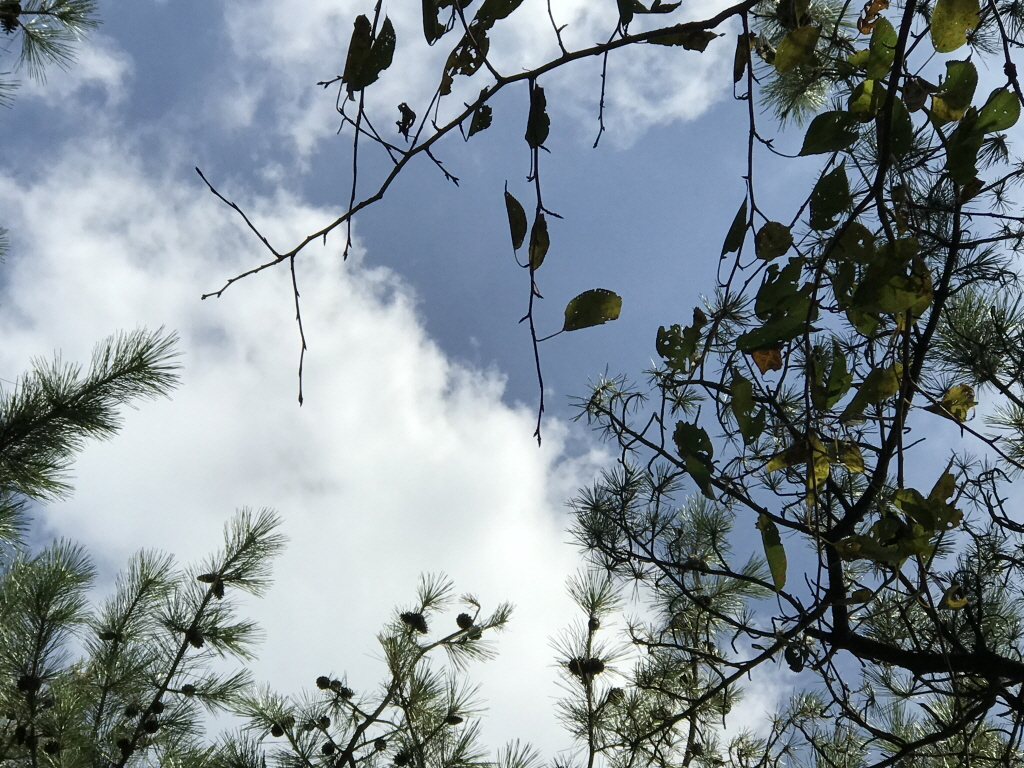
#> input picture Digital-Image-Processing-main/Practices/sIMG_2180.jpg, 1024 x 768 px
$ jupyter execute Chapt142.ipynb
#> lines starting #> are read from the running program, lines starting #| are printed output that depends on the picture; after the words box and inside, x2 and y2 are one past the last pixel; in counts of white or black regions, pixels touching at a corner belong together
## How Otsu’s Binarization Works?

[cell 1]
import cv2
import numpy as np

[cell 2]
img = cv2.imread('sIMG_2180.jpg',0)
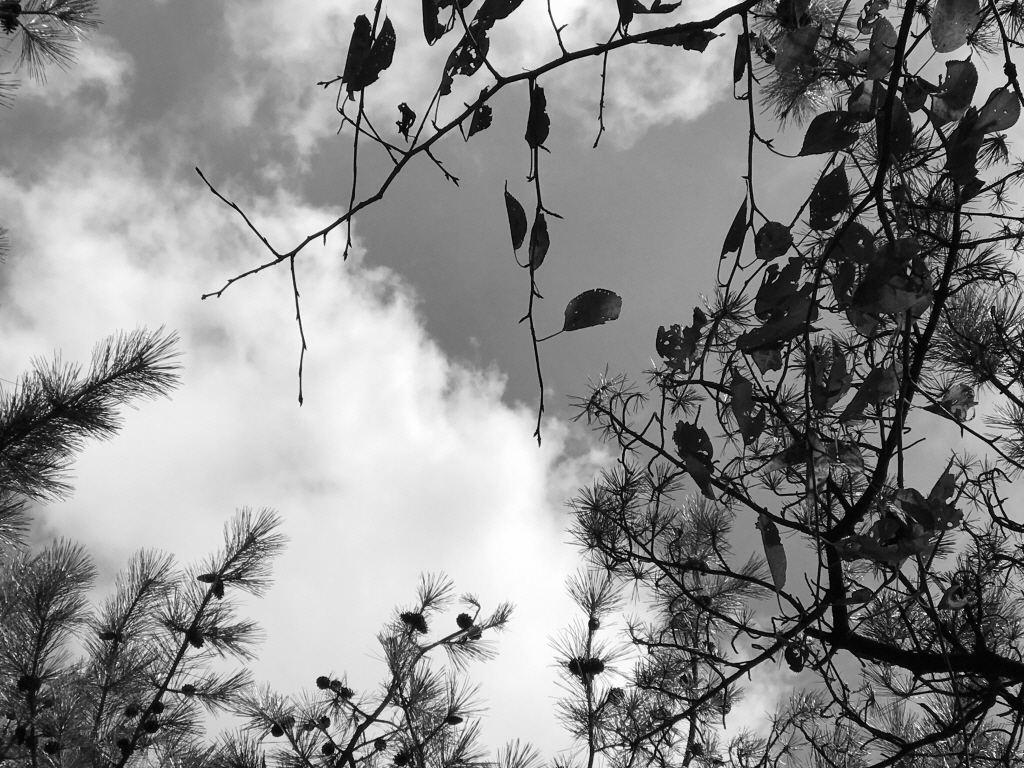
#> img: shape (768, 1024); min 0, max 255, mean 138.6
blur = cv2.GaussianBlur(img,(5,5),0)
# find normalized_histogram, and its cumulative distribution function
hist = cv2.calcHist([blur],[0],None,[256],[0,256])
#> hist = 256 values, max 7094 at index 229, min 0 at index 0, mean 3072
hist_norm = hist.ravel()/hist.max()
#> hist_norm = 256 values, max 1 at index 229, min 0 at index 0, mean 0.433
Q = hist_norm.cumsum()
#> Q = 256 values from 0 to 110.9
bins = np.arange(256)
fn_min = np.inf
thresh = -1

[cell 3]
for i in range(1,256):
    p1,p2 = np.hsplit(hist_norm,[i]) # probabilities
    q1,q2 = Q[i],Q[255]-Q[i] # cum sum of classes
    b1,b2 = np.hsplit(bins,[i]) # weights
    # finding means and variances
    m1,m2 = np.sum(p1*b1)/q1, np.sum(p2*b2)/q2
    v1,v2 = np.sum(((b1-m1)**2)*p1)/q1,np.sum(((b2-m2)**2)*p2)/q2
    # calculates the minimization function
    fn = v1*q1 + v2*q2
    if fn < fn_min:
        fn_min = fn
        thresh = i
#> this loop made 255 passes
#> (p1, q1, q2, m1, m2, v1, v2, fn) on passes 4 to 9: ([0, 0, 0, 0], 0.0117, 110.8, 0, 138.6, 0, 4906.8, 543903.3), ([0, 0, 0, 0, 0.0117], 0.109, 110.8, 0.431, 138.7, 1.37, 4909.2, 543693.2), ([0, 0, 0, 0, 0.0117, 0.0968], 0.322, 110.5, 1.65, 139, 3.58, 4903.1, 541971.1), ([0, 0, 0, 0, 0.0117, 0.0968, 0.213], 0.548, 110.3, 3.3, 139.2, 3.35, 4879, 538208), ([0, 0, 0, 0, 0.0117, 0.0968, 0.213, 0.226], 0.745, 110.1, 4.56, 139.5, 2.44, 4851.9, 534258.8), ([0, 0, 0, 0, 0.0117, 0.0968, 0.213, 0.226, 0.197], 0.948, 109.9, 5.24, 139.7, 2.47, 4829.9, 530865.5)
#> (q1, q2, m1, m2, v1, v2, fn, fn_min) on passes 11 to 16: (1.33, 109.5, 6.54, 140.2, 3.27, 4785.9, 524192.6, 524192.6), (1.53, 109.3, 7.06, 140.4, 4.13, 4765.4, 520987, 520987), (1.78, 109.1, 7.43, 140.7, 5.42, 4745.9, 517684.9, 517684.9), (2.06, 108.8, 8, 141, 6.93, 4720.9, 513653, 513653), (2.39, 108.5, 8.52, 141.4, 8.7, 4694.3, 509209.9, 509209.9), (2.75, 108.1, 9.22, 141.8, 10.53, 4661.1, 503951.3, 503951.3)
# find otsu's threshold value with OpenCV function
ret, otsu = cv2.threshold(blur,0,255,cv2.THRESH_BINARY+cv2.THRESH_OTSU)
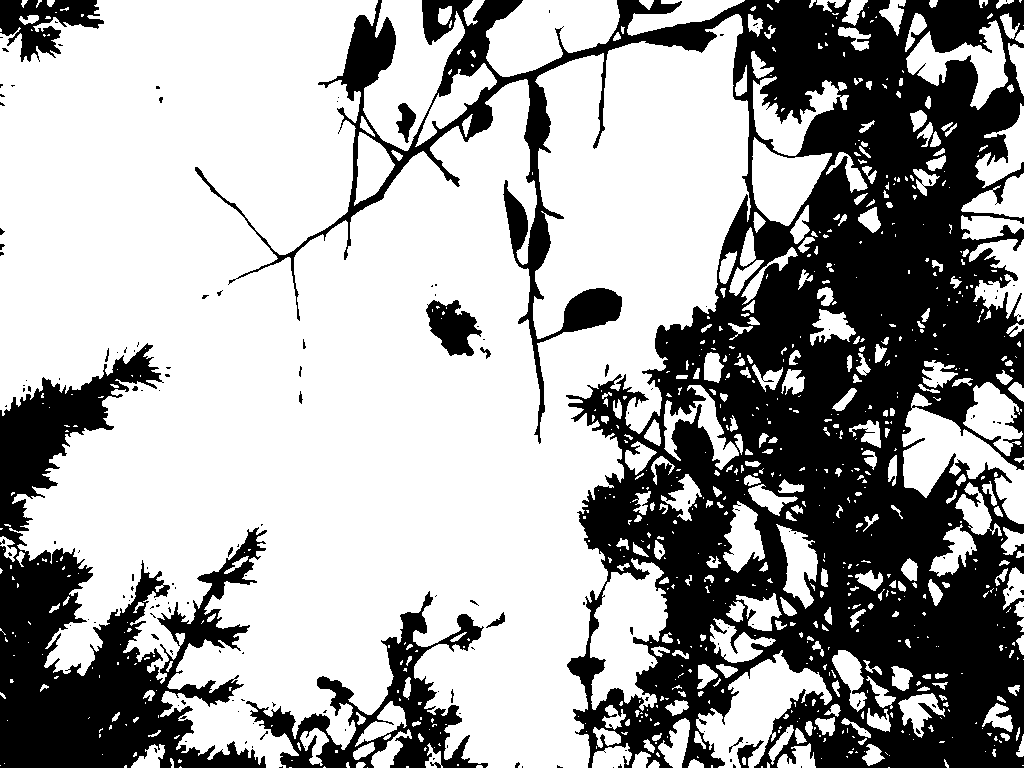
#> otsu: shape (768, 1024); 64.6% white; 162 black regions (143 under 20 px), largest, box (x1, y1, x2, y2) and area: (195, 0, 1024, 768) 216840, (0, 343, 267, 768) 43614, (246, 591, 488, 768) 10769
print(thresh,ret)
#| 121 120.0

$ run again, with Digital-Image-Processing-main/Practices/sIMG_2168.jpg copied over Digital-Image-Processing-main/Practices/sIMG_2180.jpg
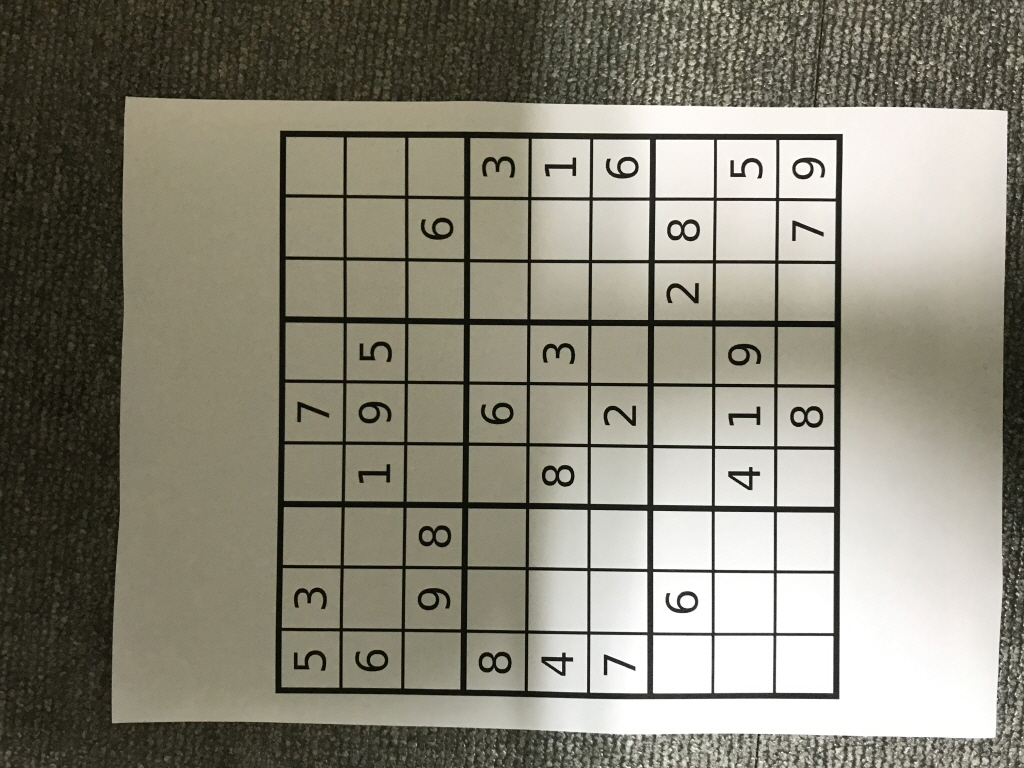
#> input picture Digital-Image-Processing-main/Practices/sIMG_2168.jpg, 1024 x 768 px
#> `img = cv2.imread('sIMG_2180.jpg',0)`:
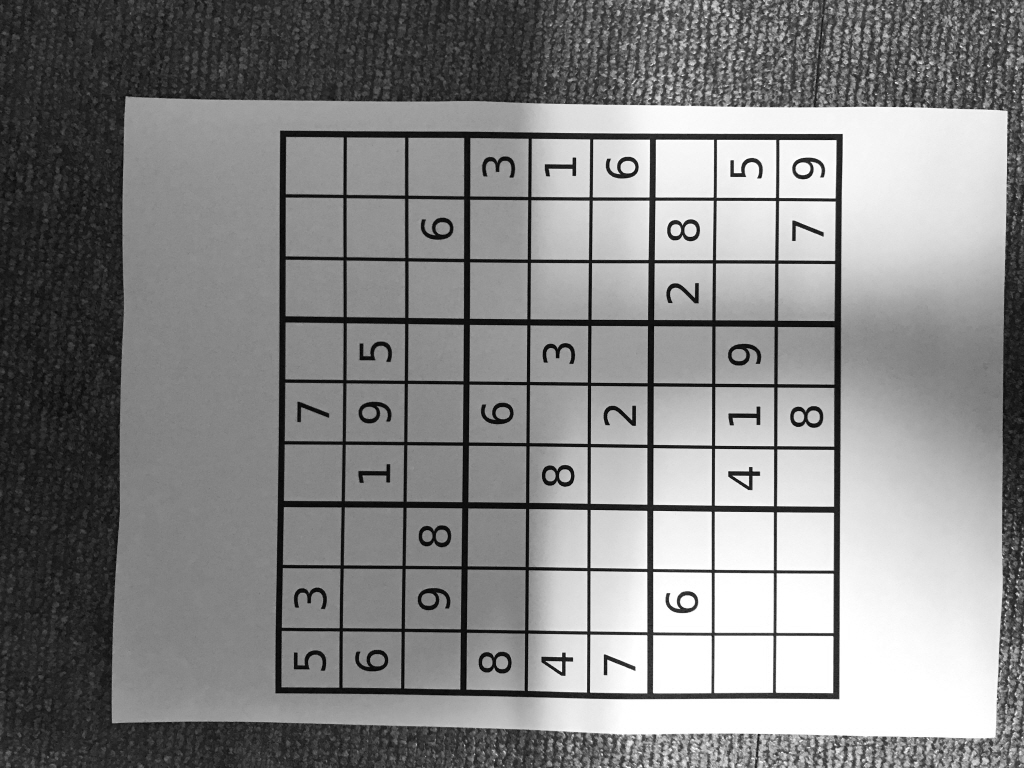
#> img: shape (768, 1024); min 2, max 255, mean 133.4
#> hist = 256 values, max 29907 at index 255, min 0 at index 0, mean 3072
#> hist_norm = 256 values, max 1 at index 255, min 0 at index 0, mean 0.103
#> Q = 256 values from 0 to 26.3
#> the loop `for i in range(1,256):` made 255 passes
#> (p1, q1, q2, m1, m2, v1, v2, fn) on passes 10 to 13: ([0, 0, 0, 0, 0, 0, 0, 0, 0, 0], 0.0001, 26.3, 0, 133.4, 0, 4836.3, 127174.5), ([0, 0, 0, 0, 0, 0, 0, 0, 0, 0, 0.0001], 0.00117, 26.29, 0.857, 133.4, 7.17, 4836.4, 127172.9), ([0, 0, 0, 0, 0, 0, 0, 0, 0, 0, 0.0001, 0.00107], 0.00712, 26.29, 1.79, 133.5, 13.68, 4836.9, 127157), ([0, 0, 0, 0, 0, 0, 0, 0, 0, 0, 0.0001, 0.00107, 0.00595], 0.024, 26.27, 3.51, 133.5, 20.57, 4836.7, 127069.8)
#> `ret, otsu = cv2.threshold(blur,0,255,cv2.THRESH_BINARY+cv2.THRESH_OTSU)`:
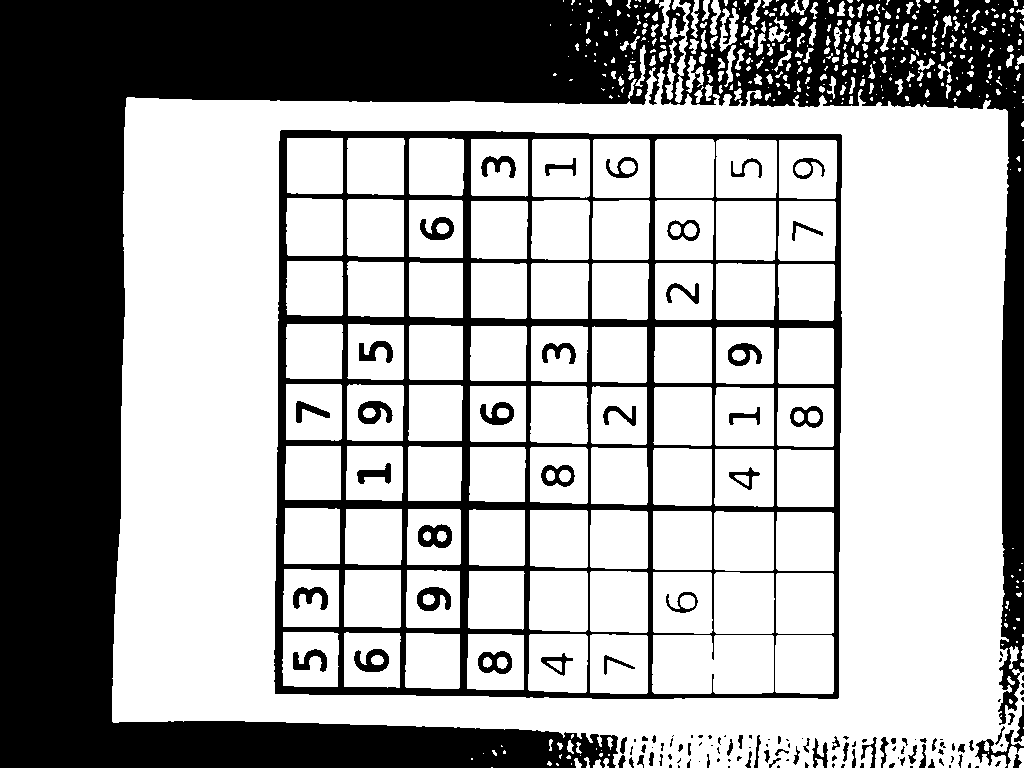
#> otsu: shape (768, 1024); 65.2% white; 144 black regions (64 under 20 px), largest, box (x1, y1, x2, y2) and area: (0, 0, 1024, 768) 206060, (274, 130, 842, 699) 54281, (418, 524, 452, 548) 532
#| 116 115.0
